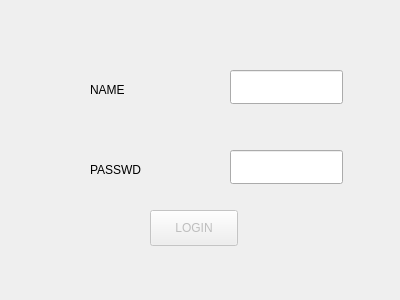
<?xml version="1.0" encoding="UTF-8"?>
<ui version="4.0">
 <class>Login</class>
 <widget class="QDialog" name="Login">
  <property name="geometry">
   <rect>
    <x>0</x>
    <y>0</y>
    <width>400</width>
    <height>300</height>
   </rect>
  </property>
  <property name="windowTitle">
   <string>Login</string>
  </property>
  <widget class="QLineEdit" name="lineEdit">
   <property name="geometry">
    <rect>
     <x>230</x>
     <y>70</y>
     <width>113</width>
     <height>34</height>
    </rect>
   </property>
  </widget>
  <widget class="QLineEdit" name="lineEdit_2">
   <property name="geometry">
    <rect>
     <x>230</x>
     <y>150</y>
     <width>113</width>
     <height>34</height>
    </rect>
   </property>
   <property name="echoMode">
    <enum>QLineEdit::Password</enum>
   </property>
  </widget>
  <widget class="QLabel" name="label">
   <property name="geometry">
    <rect>
     <x>90</x>
     <y>80</y>
     <width>59</width>
     <height>20</height>
    </rect>
   </property>
   <property name="text">
    <string>NAME</string>
   </property>
  </widget>
  <widget class="QLabel" name="label_2">
   <property name="geometry">
    <rect>
     <x>90</x>
     <y>160</y>
     <width>59</width>
     <height>20</height>
    </rect>
   </property>
   <property name="text">
    <string>PASSWD</string>
   </property>
  </widget>
  <widget class="QPushButton" name="pushButton">
   <property name="enabled">
    <bool>false</bool>
   </property>
   <property name="geometry">
    <rect>
     <x>150</x>
     <y>210</y>
     <width>88</width>
     <height>36</height>
    </rect>
   </property>
   <property name="text">
    <string>LOGIN</string>
   </property>
  </widget>
 </widget>
 <layoutdefault spacing="6" margin="11"/>
 <resources/>
 <connections/>
</ui>
